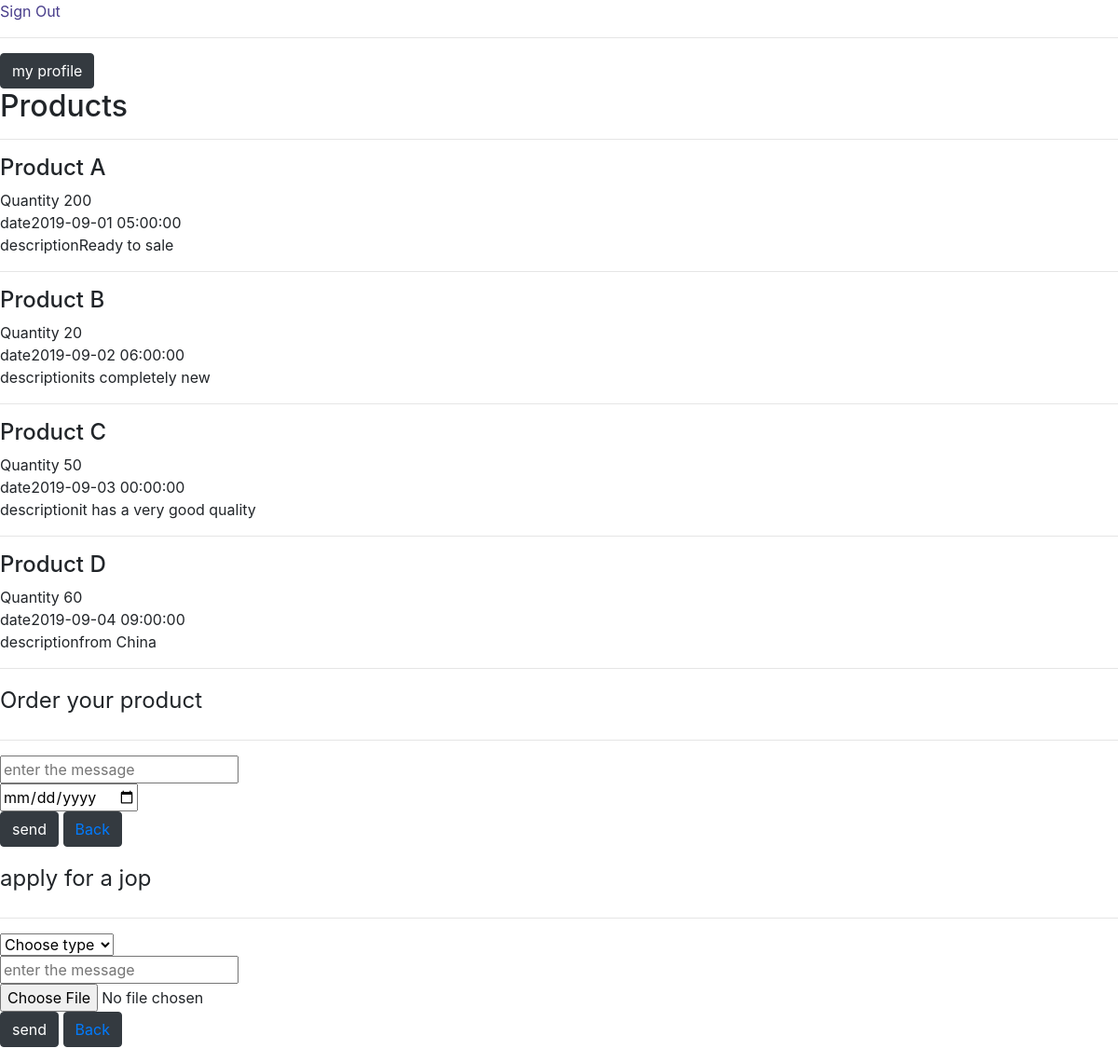
/landingpage.php (signed in), run on the app's committed database.
### tables this page shows
CREATE TABLE `products` (
  `product_id` int(11) NOT NULL,
  `product_name` varchar(200) NOT NULL,
  `product_quantity` int(200) NOT NULL,
  `product_date` datetime NOT NULL,
  `product_description` varchar(500) NOT NULL
);

### landingpage.php (the view, shortened to what this page needs)
<?php
require 'db.php';
   ?>
   <html>
   <head>
<?php require 'header.php'; ?>
   </head>
   <body>
   <a  href="logout.php?logout" style=" color: #483D8B;">Sign Out</a><hr>
   <a class='btn btn-dark' href="userprofile.php?userid">my profile</a>
   <h2>Products</h2>
   <hr >
    <?php
        $sql ="SELECT * FROM products";
        $result=mysqli_query($conn,$sql);
        if($result->num_rows > 0) {
            while($row = $result->fetch_assoc()){ ?>
<div>
                <h4><?php echo $row['product_name'];?></h4>
                <span>Quantity</span> <?php echo $row['product_quantity']; ?><br>
                <span>date</span><?php echo  $row['product_date']; ?><br>
                <span type="text">description</span><?php echo $row['product_description']; ?><br>
                <hr>
</div>
 <?php
 }
}
    ?>
<fieldset>
    <legend>Order your product</legend>
    <hr>
    <form  action="action/userbuy.php" method= "post" >
    <input type="text" name="message" placeholder="enter the message" /><br >
    <input type="date" name="date" /><br >
    <button class='btn btn-dark' type ="submit" name="send">send</button>
    <a href= "landingpage.php"><button class='btn btn-dark' type="button">Back</ button></a>
    </form>
</fieldset>
<fieldset>
    <legend>apply for a jop</legend>
    <hr>
    <form  action="action/employmentApp.php" method= "post" >
    <select name="type">
    <option selected="selected">Choose type</option>
    </select><br>
    <input type="text" name="message" placeholder="enter the message" /><br >
    <input type="file" name="file" /><br >
    <button class='btn btn-dark'type ="submit" name="apply">send</button>
    <a href= "landingpage.php"><button class='btn btn-dark' type="button">Back</ button></a>
    </form>
</fieldset>
</body>
   </html>

### data on the page
products: product_name "Product A", product_quantity "200", product_date "2019-09-01 05:00:00", product_description "Ready to sale"
products: product_name "Product B", product_quantity "20", product_date "2019-09-02 06:00:00", product_description "its completely new"
products: product_name "Product C", product_quantity "50", product_date "2019-09-03 00:00:00", product_description "it has a very good quality"
products: product_name "Product D", product_quantity "60", product_date "2019-09-04 09:00:00", product_description "from China"
